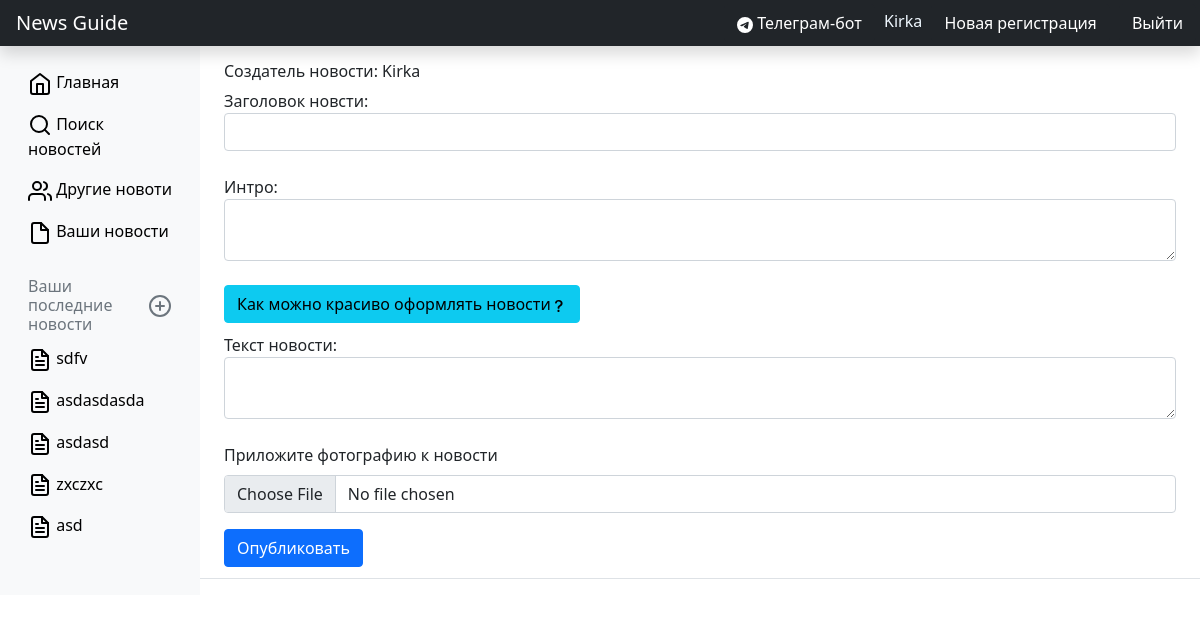
Page /create_news (signed in) on the committed database.
### data/users.py (models this page shows, shortened)
class User(SqlAlchemyBase, UserMixin, SerializerMixin):
    __tablename__ = 'users'
    id = sqlalchemy.Column(sqlalchemy.Integer,
                           primary_key=True, autoincrement=True)
    username = sqlalchemy.Column(sqlalchemy.String, nullable=True)
    email = sqlalchemy.Column(sqlalchemy.String,
                              index=True, unique=True, nullable=True)
    hashed_password = sqlalchemy.Column(sqlalchemy.String, nullable=True)

### data/news.py (models this page shows)
class News(SqlAlchemyBase, SerializerMixin):
    __tablename__ = 'news'
    id = sqlalchemy.Column(sqlalchemy.Integer,
                           primary_key=True, autoincrement=True)
    creator = sqlalchemy.Column(
        sqlalchemy.String, sqlalchemy.ForeignKey("users.username"))
    title = sqlalchemy.Column(sqlalchemy.String(30),
                              nullable=True, unique=True)
    intro = sqlalchemy.Column(sqlalchemy.String(50), nullable=False)
    text = sqlalchemy.Column(sqlalchemy.Text(800), nullable=False)
    create_date = sqlalchemy.Column(sqlalchemy.DateTime,
                                   default=datetime.datetime.now)
    image = sqlalchemy.Column(sqlalchemy.Text, nullable=False)
    user = orm.relation('User')

### main.py (the view, shortened to what this page needs)
@app.route('/create_news', methods=['POST', 'GET'])
@login_required
def create_news():
    db_sess = db_session.create_session()  # подключение к БД
    news = db_sess.query(News)  # импорт всех новостей
    form = CreateForm()  # импорт нужной формы
    return render_template('create_news.html',
                           title='Создание новости', form=form, news=news[::-1])

### forms.py
class CreateForm(FlaskForm):  # форма создания новости
    title = StringField('Заголовок новсти:', validators=[DataRequired()])
    intro = TextAreaField('Интро:', validators=[DataRequired()])
    text = TextAreaField('Текст новости:', validators=[DataRequired()])
    submit = SubmitField('Опубликовать')

### data/db_session.py (called while the page is built)
def create_session() -> Session:
    global __factory
    return __factory()

### main.py (called while the page is built)
@login_manager.user_loader  # подгрузка пользователя
def load_user(user_id):
    db_sess = db_session.create_session()  # подключение к БД
    return db_sess.query(User).get(user_id)  # возвращение нужного пользователя

### templates/create_news.html (shortened to what this page needs)
{% extends "base_2.html" %} {% block menu %}
<li class="nav-item">
    <a class="nav-link" aria-current="page" href="/home">
        Главная
    </a>
</li>
<li class="nav-item">
    <a class="nav-link" href="/news_search">
        <svg xmlns="http://www.w3.org/2000/svg" width="24" height="24" viewBox="0 0 24 24" fill="none" stroke="currentColor" stroke-width="2" stroke-linecap="round" stroke-linejoin="round"><circle cx="11" cy="11" r="8"></circle><line x1="21" y1="21" x2="16.65" y2="16.65"></line></svg>
        Поиск новостей
    </a>
</li>
<li class="nav-item">
    <a class="nav-link" href="/news_of_all">
        Другие новоти
    </a>
</li>
<li class="nav-item">
    <a class="nav-link" href="/news_to_me">
        Ваши новости
    </a>
</li>
{% endblock %} {% block content %}
<div class="col-md-9 ms-sm-auto col-lg-10 px-md-4 flex-wrap flex-md-nowrap align-items-center pt-3 pb-2 mb-3 border-bottom">
    <form method="POST" enctype="multipart/form-data">
        <h6>Создатель новости: {{ current_user.username }}</h6>
        <p>
            {{ form.title.label }}<br> {{ form.title(class="form-control") }}<br>
        </p>
        <p>
            {{ form.intro.label }}<br> {{ form.intro(class="form-control") }}<br>
        </p>
        <div style="padding-bottom: 10px;">
            <p>
                <button class="btn btn-info" type="button" data-bs-toggle="collapse" data-bs-target="#collapseExample" aria-expanded="false" aria-controls="collapseExample">
                  Как можно красиво оформлять новости
                </button>
            </p>
        </div>
        <p>
            {{ form.text.label }}<br> {{ form.text(class="form-control") }}<br>
        </p>
        <div class="mb-3">
            <label for="formFile" class="form-label">Приложите фотографию к новости</label>
            <input class="form-control" type="file" name="file" id="file">
        </div>
        <p>{{ form.submit(type="submit", class="btn btn-primary") }}</p>
    </form>
</div>
{% endblock %}

### templates/base_2.html (shortened to what this page needs)
<!DOCTYPE html>
<html lang="en">
<head>
    <link href="https://cdn.jsdelivr.net/npm/bootstrap@5.1.3/dist/css/bootstrap.min.css" rel="stylesheet">
    <link rel="stylesheet" type="text/css" href="{{url_for('static', filename='css/style.css')}}" />
</head>
<body>
    <header class="navbar navbar-dark sticky-top bg-dark p-0 shadow">
        <a class="navbar-brand col-md-3 col-lg-2 me-0 px-3" href="/home">News Guide</a>
        <div class="navbar-nav">
            <ul class="hr">
                <li>
                    <a class="btn btn-dark" href="https://t.me/NewsGuideBot" target="newframe"> Телеграм-бот</a>
                </li>
                <li style="color: aliceblue;">{{current_user.username}}</li>
                {% if current_user.is_authenticated %}
                    <li><a class="btn btn-dark" href="/register">Новая регистрация</a></li>
                    <li><a class="btn btn-dark" href="/logout">Выйти</a></li>
                {% else %}
                    <li><a class="btn btn-dark" href="/register">Зарегистрироваться</a></li>
                    <li><a class="btn btn-dark" href="/login">Войти</a></li>
                {% endif %}
            </ul>
        </div>
    </header>
    <div class="container-fluid">
        <div class="row">
            <nav id="sidebarMenu" class="col-md-3 col-lg-2 d-md-block bg-light sidebar collapse">
                <div class="position-sticky pt-3">
                    <ul class="nav flex-column">
                        {% block menu %} {% endblock %}
                    </ul>
                    <h6 class="sidebar-heading d-flex justify-content-between align-items-center px-3 mt-4 mb-1 text-muted">
                        <span>Ваши последние новости</span>
                        <a class="link-secondary" href="/create_news" aria-label="Add a new report">
                        </a>
                    </h6>
                    {% for item in news %}
                    <ul class="nav flex-column mb-2">
                        <li class="nav-item">
                            {% if item.creator == current_user.username %}
                            <a class="nav-link" href="/news/{{item.id}}">
                                {{item.title}}
                            </a>
                            {% endif %}
                        </li>
                        {% endfor %}
                    </ul>
                </div>
            </nav>
            {% block content %} {% endblock %}
        </div>
    </div>
</body>
</html>

### static/css/style.css (style rules this page uses)
.px-3 { text-decoration: none; color: #eee; }
.nav-link { text-decoration: none; color: rgb(0, 0, 0); }
div p { margin: 0; }
ul.hr li { display: inline; margin-left: 5px; }
ul.hr { margin: 0; padding: 4px; }

### rows in the picture
User: username "Kirka"
News: title "sdfv"
News: title "asdasdasda"
News: title "asdasd"
News: title "zxczxc"
News: title "asd"
